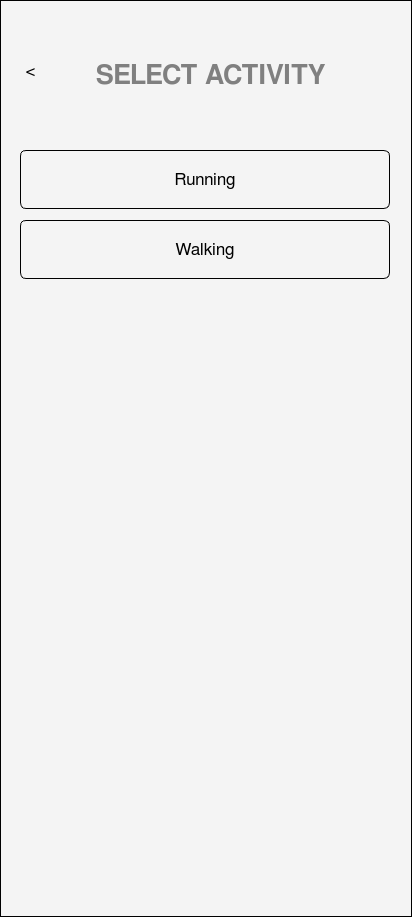
<?xml version="1.0" encoding="UTF-8"?>
<ui version="4.0">
 <class>Form</class>
 <widget class="QWidget" name="Form">
  <property name="geometry">
   <rect>
    <x>0</x>
    <y>0</y>
    <width>412</width>
    <height>917</height>
   </rect>
  </property>
  <property name="windowTitle">
   <string>Form</string>
  </property>
  <property name="styleSheet">
   <string notr="true">background-color: #f4f4f4; border: 1px solid #000000;</string>
  </property>
  <widget class="QLabel" name="label">
   <property name="geometry">
    <rect>
     <x>70</x>
     <y>40</y>
     <width>281</width>
     <height>71</height>
    </rect>
   </property>
   <property name="sizePolicy">
    <sizepolicy hsizetype="Preferred" vsizetype="Preferred">
     <horstretch>0</horstretch>
     <verstretch>0</verstretch>
    </sizepolicy>
   </property>
   <property name="font">
    <font>
     <family>FreeSans</family>
     <pointsize>20</pointsize>
     <bold>true</bold>
    </font>
   </property>
   <property name="styleSheet">
    <string notr="true">color: gray; border: none;</string>
   </property>
   <property name="frameShape">
    <enum>QFrame::Shape::NoFrame</enum>
   </property>
   <property name="frameShadow">
    <enum>QFrame::Shadow::Raised</enum>
   </property>
   <property name="text">
    <string>SELECT ACTIVITY</string>
   </property>
   <property name="alignment">
    <set>Qt::AlignmentFlag::AlignCenter</set>
   </property>
   <property name="wordWrap">
    <bool>true</bool>
   </property>
  </widget>
  <widget class="QPushButton" name="pushButton_9">
   <property name="geometry">
    <rect>
     <x>20</x>
     <y>150</y>
     <width>370</width>
     <height>59</height>
    </rect>
   </property>
   <property name="font">
    <font>
     <family>FreeSans</family>
     <pointsize>13</pointsize>
     <bold>false</bold>
    </font>
   </property>
   <property name="styleSheet">
    <string notr="true">color: ffffff;background-color: #00000000;
border-radius: 6px;
    padding: 5px;</string>
   </property>
   <property name="text">
    <string>Running</string>
   </property>
  </widget>
  <widget class="QPushButton" name="pushButton_10">
   <property name="geometry">
    <rect>
     <x>20</x>
     <y>220</y>
     <width>370</width>
     <height>59</height>
    </rect>
   </property>
   <property name="font">
    <font>
     <family>FreeSans</family>
     <pointsize>13</pointsize>
     <bold>false</bold>
    </font>
   </property>
   <property name="styleSheet">
    <string notr="true">color: ffffff;background-color: #00000000;
border-radius: 6px;
    padding: 5px;</string>
   </property>
   <property name="text">
    <string>Walking</string>
   </property>
  </widget>
  <widget class="QPushButton" name="pushButton_11">
   <property name="geometry">
    <rect>
     <x>10</x>
     <y>50</y>
     <width>41</width>
     <height>41</height>
    </rect>
   </property>
   <property name="font">
    <font>
     <family>FreeSans</family>
     <pointsize>13</pointsize>
     <bold>false</bold>
    </font>
   </property>
   <property name="styleSheet">
    <string notr="true">color: ffffff;background-color: #00000000;
border: 0;</string>
   </property>
   <property name="text">
    <string>&lt;</string>
   </property>
  </widget>
 </widget>
 <resources/>
 <connections/>
</ui>
